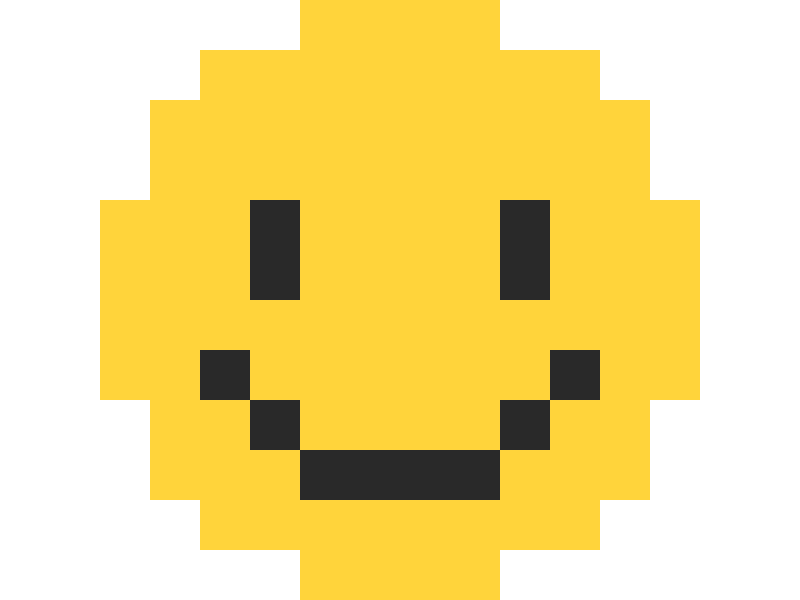
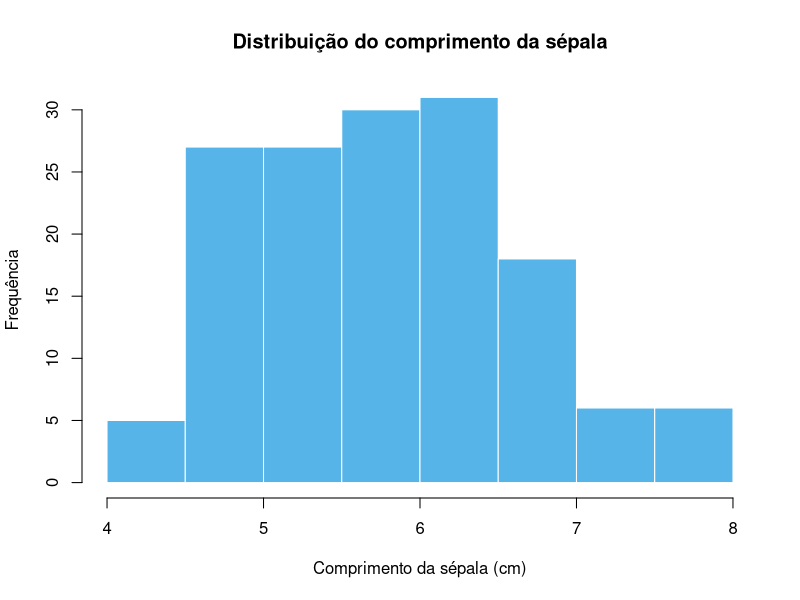
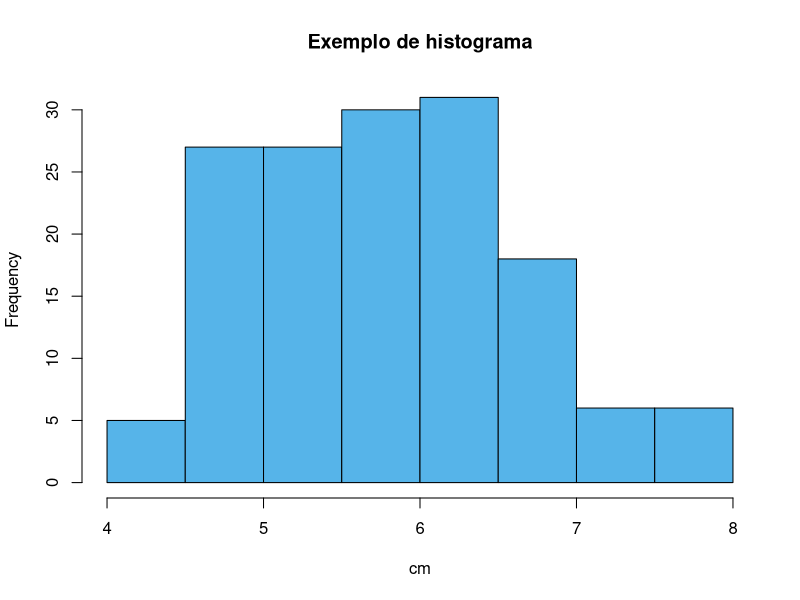
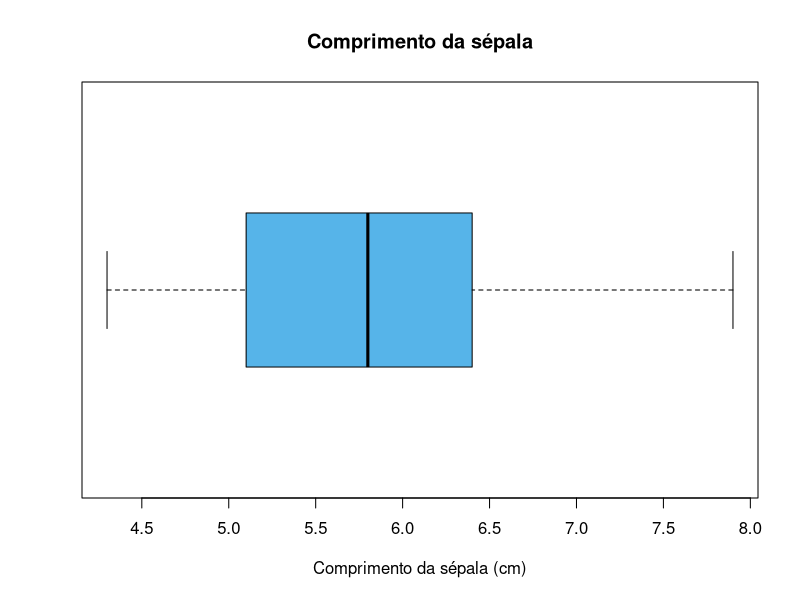
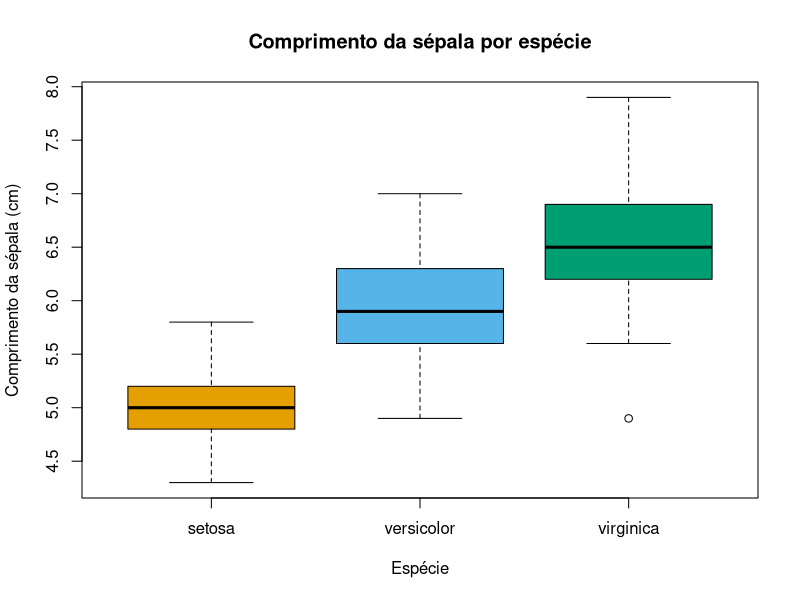
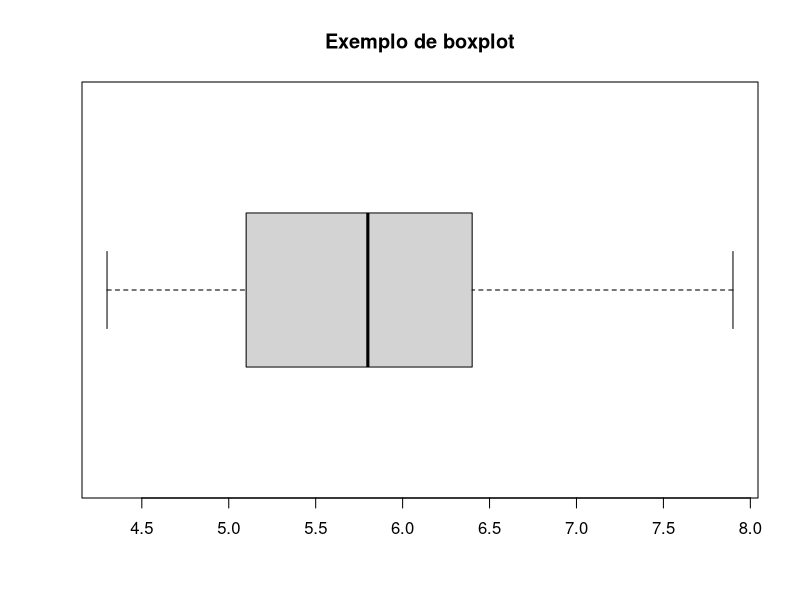
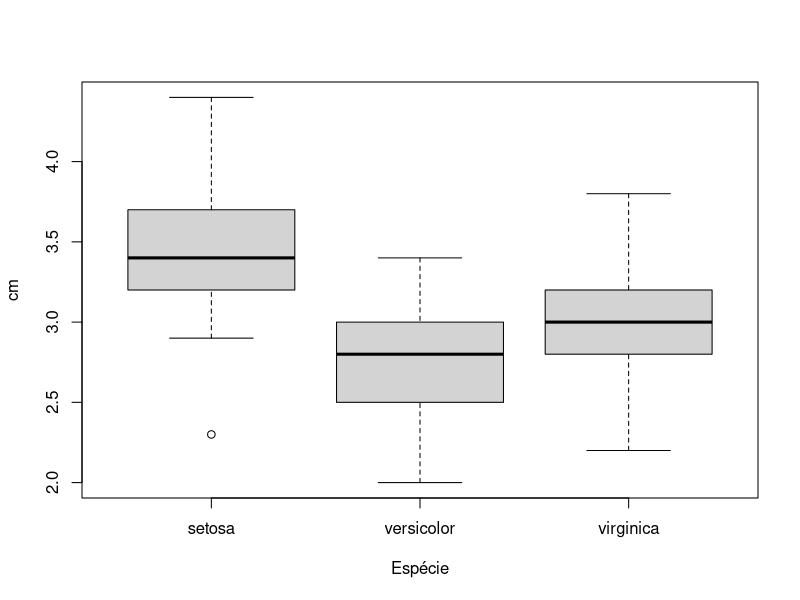

These figures' R source, in order:
## ---- chunk 1
knitr::opts_chunk$set(error = FALSE, message = FALSE, warning = FALSE)
## ---- chunk 2
# Onde o R está trabalhando agora?
getwd()
R.version.string
## ---- chunk 3
10 / 2
(8 + 4) * 3
2 ** 3
## ---- chunk 4
5 + 5
5 - 5
3 * 5
(5 + 5) / 2
2^5
28 %% 6
## ---- chunk 5
faturamento_mensal <- 1500
faturamentoMensal <- 1600
c(faturamento_mensal, faturamentoMensal)
## ---- chunk 6
x <- 42
x
## ---- chunk 7
prova_1 <- 7.5
prova_2 <- 9.0
prova_3 <- 6.0

media_final <- (prova_1 + prova_2 + prova_3) / 3
media_final
## ---- chunk 8
c(class("texto"), class(3.5), class(3L), class(FALSE))
## ---- chunk 9
nome_aluna <- "Ana Sousa"
nota_final <- 8.5
matricula  <- 2025014L
aprovada   <- TRUE

# A função class() retorna o tipo da variável.

class(nome_aluna)
class(nota_final)
class(matricula)
class(aprovada)
## ---- chunk 10
(10 >= 10) & !(3 == 4)
"R" %in% c("Python", "R")
## ---- chunk 11
5 > 3
5 == 3
5 != 3
"A" %in% c("A", "B")
(5 > 3) & (2 > 4)   # E
(5 > 3) | (2 > 4)   # OU
## ---- chunk 12
idades <- c(20, 22, 25, 27)
mean(idades)
## ---- chunk 13
notas <- c(7.5, 9.0, 6.0, 8.0)

# Atribuindo rótulos (nomes) para cada elemento do vetor
names(notas) <- c("P1", "P2", "P3", "P4")

notas
## ---- chunk 14
length(notas)
## ---- chunk 15
notas[2]
## ---- chunk 16
notas[c(1, 3)]
## ---- chunk 17
notas["P4"]
## ---- chunk 18
notas[notas >= 7]
## ---- chunk 19
notas + 0.5
## ---- chunk 20
m <- matrix(1:6, nrow = 2, byrow = TRUE)
rownames(m) <- c("linha_1", "linha_2")
colnames(m) <- c("Coluna_1", "Coluna_2", "Coluna_3")

m
## ---- chunk 21
# Cada número representa uma cor:
# 0 = fundo, 1 = amarelo, 2 = olhos e boca

pixels <- c(
  "000011110000",
  "001111111100",
  "011111111110",
  "011111111110",
  "111211112111",
  "111211112111",
  "111111111111",
  "112111111211",
  "011211112110",
  "011122221110",
  "001111111100",
  "000011110000"
)

# Transforma o desenho em uma matriz numérica
m <- matrix(
  as.integer(unlist(strsplit(pixels, split = ""))),
  nrow = 12,
  byrow = TRUE
)

rownames(m) <- paste0("L", 1:12)
colnames(m) <- paste0("C", 1:12)

# Desenha a matriz
local({
  parametros <- par(mar = c(0, 0, 0, 0))

  image(
    t(m[nrow(m):1, ]),
    col = c("#FFFFFF", "#FFD43B", "#292929"),
    breaks = c(-0.5, 0.5, 1.5, 2.5),
    axes = FALSE,
    asp = 1,
    useRaster = TRUE
  )

  par(parametros)
})
## ---- chunk 22
# Nominal
frutas <- factor(c("Maçã", "Laranja", "Maçã", "Pera", "Laranja", "Maçã"))
levels(frutas)
## ---- chunk 23
summary(frutas)
## ---- chunk 24
# Ordinal
nivel <- factor(
  c("baixo", "alto", "médio", "baixo"),
  levels  = c("baixo", "médio", "alto"),
  ordered = TRUE
)
nivel
nivel[1] < nivel[2]
## ---- chunk 25
planetas <- data.frame(
  planeta  = c("Mercúrio", "Vênus", "Terra", "Marte",
               "Júpiter", "Saturno", "Urano", "Netuno"),
  diametro = c(0.382, 0.949, 1.000, 0.532,
               11.209, 9.449, 4.007, 3.883),   # relativo à Terra
  aneis    = c(FALSE, FALSE, FALSE, FALSE, TRUE, TRUE, TRUE, TRUE)
)

planetas
## ---- chunk 26
length(planetas$planeta)
str(planetas)
## ---- chunk 27
str(planetas)
## ---- chunk 28
# Seleciona e extrai apenas a coluna 'diametro' como um vetor isolado
planetas$diametro

# Retorna as 3 primeiras linhas e TODAS as colunas do data frame
planetas[1:3, ]

# Retorna TODAS as linhas, mas apenas as colunas 'planeta' e 'diametro'
planetas[, c("planeta", "diametro")]

# Filtra o data frame para exibir apenas as linhas onde a coluna 'aneis' é TRUE
planetas[planetas$aneis == FALSE, ]

# Filtra as linhas usando duas condições lógicas:
# Exibe planetas que possuem anéis E que têm diâmetro menor que 10
planetas[planetas$aneis & planetas$diametro < 10, ]
## ---- chunk 29
planetas[order(planetas$diametro), c("planeta", "diametro")]
## ---- chunk 30
planetas[order(planetas$diametro), ]
planetas[order(planetas$diametro, decreasing = TRUE), ]
## ---- chunk 31
dados <- datasets::iris
## ---- chunk 32
# Primeiras linhas
head(dados)
## ---- chunk 33
# Número de linhas e colunas
dim(dados)
## ---- chunk 34
# Exibe o nome de todas as colunas do data frame
names(dados)

# Exibe a estrutura interna do data frame
str(dados)

# Verifica a classe da coluna 'Species'
class(dados$Species)

# Verifica a classe da coluna 'Sepal.Length'
class(dados$Sepal.Length)
## ---- chunk 35
# Queremos descobrir a proporção entre o comprimento e a largura da sépala
dados$prop_sepala <- dados$Sepal.Length / dados$Sepal.Width
## ---- chunk 36
# Se a proporção da sépala for MAIOR que mediana, será "Grande", caso contrário, "Pequeno"
med_prop_sepala <- median(dados$prop_sepala)

#Criando uma variável de CLASSE com a função ifelse
dados$classe_prop_sepala <- ifelse(dados$prop_sepala > med_prop_sepala, "Grande", "Pequeno")

# 3. Transformando a nova variável em um fator
dados$classe_sepala <- factor(dados$classe_prop_sepala,
                           levels  = c("Pequeno", "Grande"),
                           ordered = TRUE)

# 4. Verificando se as novas colunas foram criadas com sucesso
str(dados)
## ---- chunk 37
# Demonstra a renomeação em uma cópia para preservar a base principal.
dados_renomeados <- dados
names(dados_renomeados)[names(dados_renomeados) == "Species"] <- "Especie"
names(dados_renomeados)
## ---- chunk 38
# Uma coluna
dados$Sepal.Length

# As 5 primeiras linhas
dados[1:5, ]

# Duas colunas
dados[, c("Sepal.Length", "Species")]

# Só a espécie setosa
dados[dados$Species == "setosa", ]
## ---- chunk 39
media_sepala <- mean(dados$Sepal.Length, na.rm = TRUE)
media_sepala
## ---- chunk 40
summary(dados)
summary(dados$Species)
summary(dados$Sepal.Length)
## ---- chunk 41
freq <- table(dados$Species)
freq
100 * prop.table(freq)
## ---- chunk 42
x <- dados$Sepal.Length

mean(x)
median(x)

# Efeito de um valor extremo
y <- c(4, 5, 5, 6, 30)
mean(y)
median(y)
## ---- chunk 43
a <- c(4, 4, 4)
b <- c(0, 4, 8)

mean(a); mean(b)
sd(a);   sd(b)
## ---- chunk 44
x <- dados$Sepal.Length

diff(range(x))      # amplitude
var(x)              # variância (unidade ao quadrado)
sd(x)              # desvio-padrão (mesma unidade)
IQR(x)              # intervalo interquartil
## ---- chunk 45
quantile(x, probs = c(0.25, 0.50, 0.75))
## ---- chunk 46
v <- c(4.8, 5.1, NA, 5.7)

mean(v)
mean(v, na.rm = TRUE)

sum(is.na(v))     # quantos NA
sum(!is.na(v))    # quantos válidos

# Há NA na base?
colSums(is.na(dados))
## ---- chunk 47
# Opção A: Usando a função subset
subset_setosa <- subset(dados, Species == "setosa")

# Opção B: Usando colchetes
subset_setosa <- dados[dados$Species == "setosa", ]

## ---- chunk 48
names(dados)[names(dados) == "prop_sepala"] <- "proporcao_sepala"
names(dados)[names(dados) == "proporcao_sepala"] <- "prop_sepala"
## ---- chunk 49
hist(
  dados$Sepal.Length,
  breaks = 10,
  col    = "#56B4E9",
  border = "white",
  main   = "Distribuição do comprimento da sépala",
  xlab   = "Comprimento da sépala (cm)",
  ylab   = "Frequência"
)
## ---- chunk 50
hist(dados$Sepal.Length, breaks = 10, col = "#56B4E9", main = "Exemplo de histograma", xlab = "cm")
## ---- chunk 51
boxplot(
  dados$Sepal.Length,
  horizontal = TRUE,
  col  = "#56B4E9",
  main = "Comprimento da sépala",
  xlab = "Comprimento da sépala (cm)"
)
## ---- chunk 52
boxplot(
  Sepal.Length ~ Species,
  data = dados,
  col  = c("#E69F00", "#56B4E9", "#009E73"),
  main = "Comprimento da sépala por espécie",
  xlab = "Espécie",
  ylab = "Comprimento da sépala (cm)"
)
## ---- chunk 53
boxplot(dados$Sepal.Length, horizontal = TRUE, main = "Exemplo de boxplot")
## ---- chunk 54
aggregate(Sepal.Length ~ Species, data = dados, FUN = mean)
aggregate(Sepal.Length ~ Species, data = dados, FUN = sd)
tapply(dados$Sepal.Length, dados$Species, median)
## ---- chunk 55
x <- dados$Sepal.Length

resumo <- data.frame(
  variavel = "Comprimento da sépala (cm)",
  n        = length(x),
  minimo   = min(x),
  Q1       = unname(quantile(x, probs = 0.25)),
  media    = mean(x),
  mediana  = median(x),
  Q3       = unname(quantile(x, probs = 0.75)),
  dp       = sd(x),
  maximo   = max(x)
)

resumo
## ---- chunk 56
vars_num <- names(dados)[sapply(dados, is.numeric)]

tabela_manual <- data.frame(
  variavel = vars_num,
  n       = sapply(dados[vars_num], function(v) sum(!is.na(v))),
  mínimo  = sapply(dados[vars_num], min, na.rm = TRUE),
  q1      = sapply(dados[vars_num], quantile, probs = 0.25, na.rm = TRUE),
  media   = sapply(dados[vars_num], mean, na.rm = TRUE),
  mediana = sapply(dados[vars_num], median, na.rm = TRUE),
  dp      = sapply(dados[vars_num], sd,   na.rm = TRUE),
  q3      = sapply(dados[vars_num], quantile, probs = 0.75, na.rm = TRUE),
  máximo  = sapply(dados[vars_num], max, na.rm = TRUE),
  row.names = NULL
)

tabela_manual[ , -1] <- round(tabela_manual[ , -1], 2)
tabela_manual
## ---- chunk 57
# Carregamento condicional: a análise funciona sem openxlsx.
tem_openxlsx <- requireNamespace("openxlsx", quietly = TRUE)
if (!tem_openxlsx) {
  message("Pacote openxlsx ausente; instale-o para exportar: install.packages('openxlsx')")
}
## ---- chunk 58
# Salva a sua tabela gerada no passo anterior direto em um arquivo Excel
if (tem_openxlsx) {
  openxlsx::write.xlsx(tabela_manual, file = "tabela.xlsx", overwrite = TRUE)
  message("Arquivo tabela.xlsx gerado no diretório de trabalho")
} else {
  message("Exportação Excel não executada: pacote openxlsx não instalado")
}
## ---- chunk 59
# Exemplo de conferência antes de utilizar uma resposta gerada por IA.
stopifnot(is.data.frame(dados), "Species" %in% names(dados))
aggregate(Sepal.Length ~ Species, data = dados, FUN = mean)
## ---- chunk 60
# 1. Classe da variável
class(dados$Sepal.Width)

# 2. Média por tipo de espécie.
aggregate(
  Sepal.Width ~ Species,
  data = dados,
  FUN = mean
)


# 3. Boxplot por espécie
boxplot(Sepal.Width ~ Species, data = dados, xlab = "Espécie", ylab = "cm")
## ---- chunk 61
media_largura <- aggregate(Sepal.Width ~ Species, data = dados, FUN = mean)
dp_largura <- aggregate(Sepal.Width ~ Species, data = dados, FUN = sd)
media_largura
dp_largura
